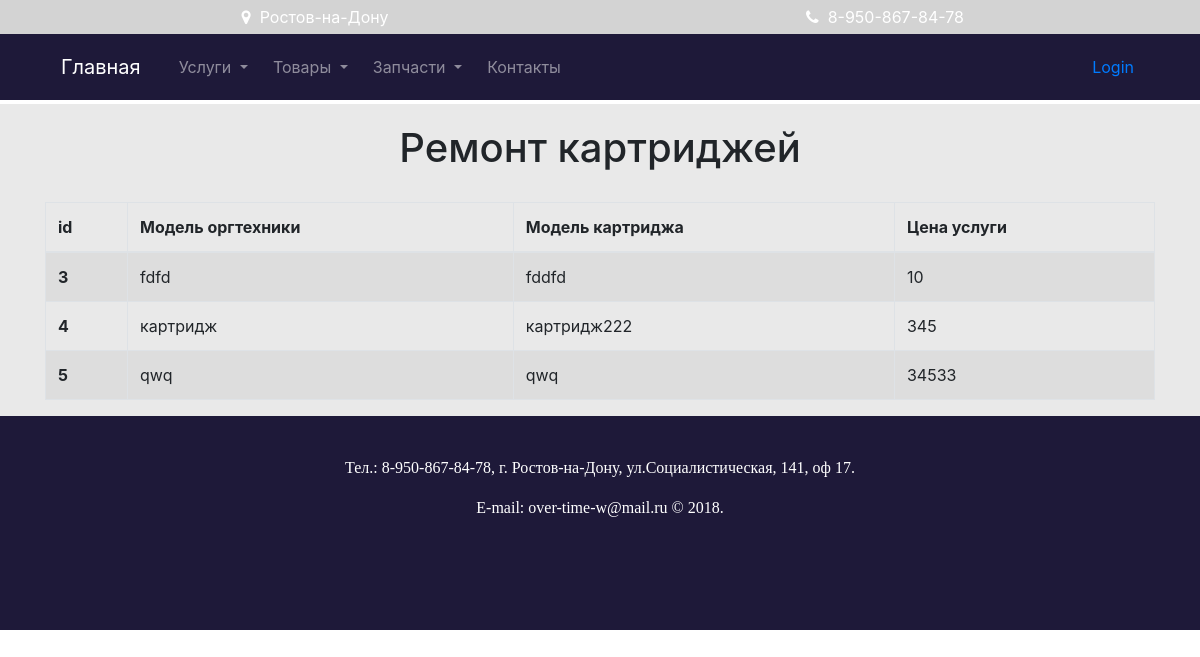
/cartridge_repair.php, run on the app's committed database.
### tables this page shows
CREATE TABLE `cartridge_repair` (
  `id` int(11) NOT NULL,
  `printer` varchar(255) NOT NULL,
  `model` varchar(255) NOT NULL,
  `price` int(11) DEFAULT NULL
);

### cartridge_repair.php (the view)
<?php
 require_once('connect.php');
$sql = "SELECT * FROM cartridge_repair";
$stmt = $pdo->prepare($sql);
$stmt->execute();
$printers = $stmt->fetchAll(PDO::FETCH_ASSOC);
?>
   <?php require_once('header.php'); ?>
    <section class="refilling">
       <div class="container">
           <div class="row">
           <div class="col-md">
               <h1>Ремонт картриджей</h1>
               <div class="table-responsive-sm">
                <table class="table table-striped table-bordered">
              <thead>
                <tr>
                  <th scope="col" class="hidden">id</th>
                  <th scope="col">Модель оргтехники</th>
                  <th scope="col">Модель картриджа</th>
                  <th scope="col">Цена услуги</th>
                </tr>
              </thead>
                  <tbody>
                    <?php foreach($printers as $printer):?>
                        <tr>
                          <th scope="row" class="hidden"><?= $printer['id']; ?></th>
                          <td><?= $printer['printer']; ?></td>
                          <td><?= $printer['model']; ?></td>
                          <td><?= $printer['price']; ?></td>
                        </tr>
                       <?php endforeach; ?>
                  </tbody>
            </table>
               </div>
            </div>
        </div>
    </div>
</section>
    <?php require_once('footer.php'); ?>

### style.css (style rules this page uses)
h1 { text-align: center; margin: 20px 0 30px 0; }
.refilling { background: #e9e9e9; }

### data on the page
cartridge_repair: id "3", printer "fdfd", model "fddfd", price "10"
cartridge_repair: id "4", printer "картридж", model "картридж222", price "345"
cartridge_repair: id "5", printer "qwq", model "qwq", price "34533"
